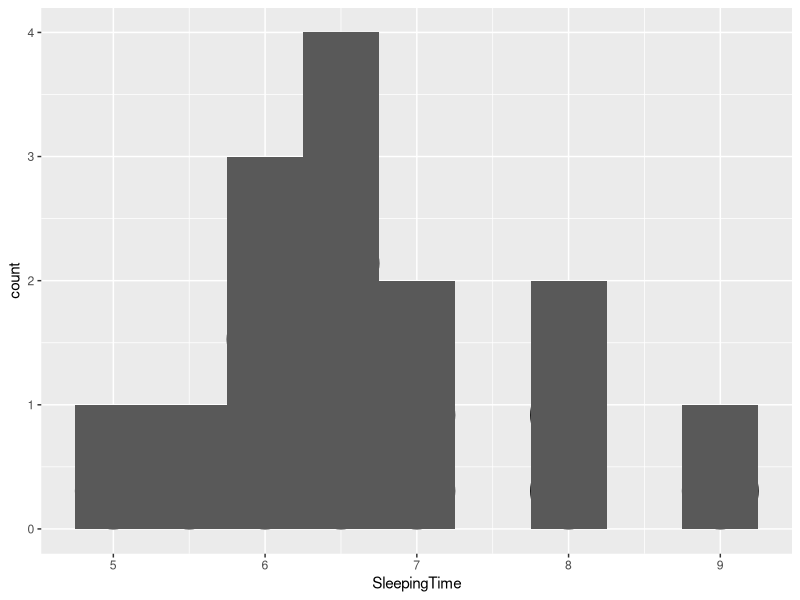
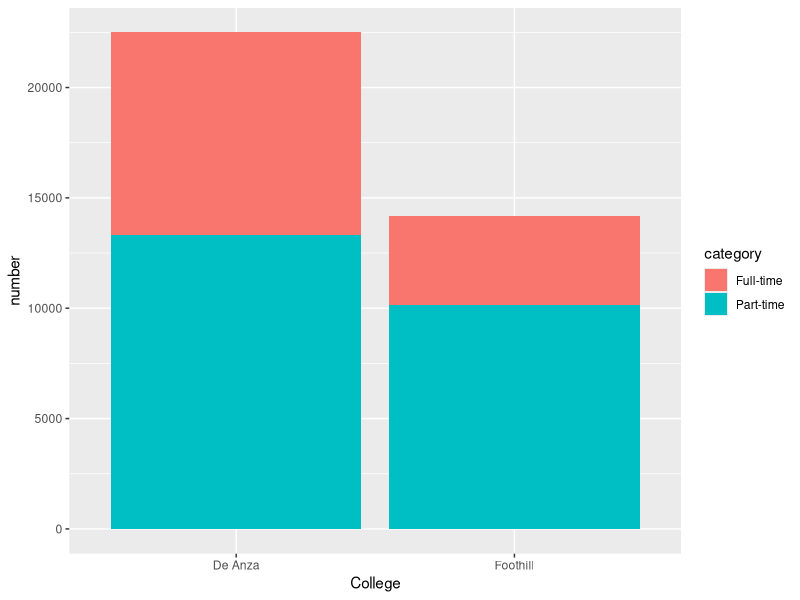
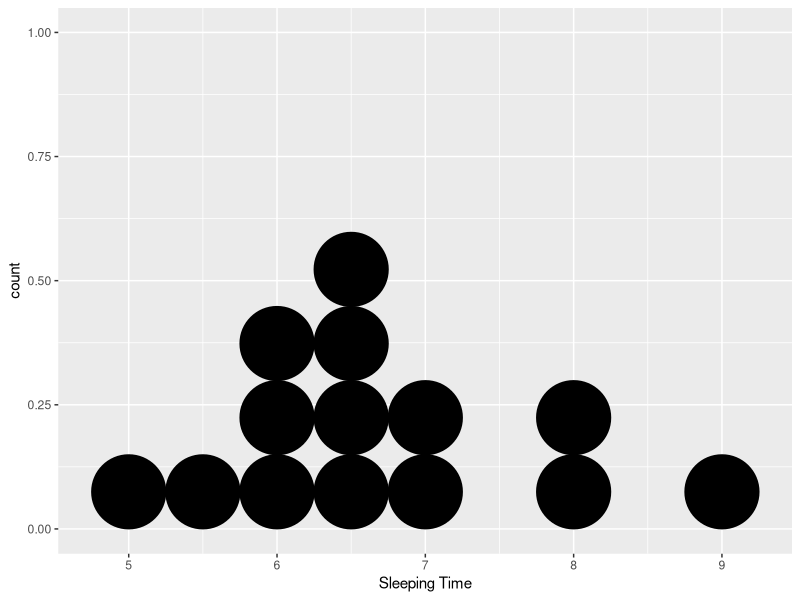
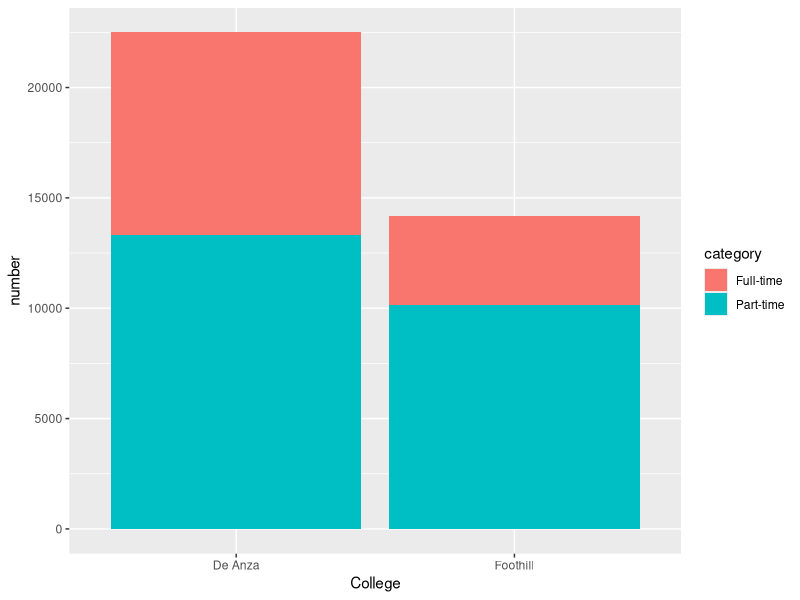

Write R code to recreate these figures, in order.
# Filename: 	code.r
# Project: 	/Users/shume/Developer/stat/IntroductoryStatistics/01
# Author: 	shumez <https://github.com/shumez>
# Created: 	2019-05-25 14:06:7
# Modified: 	2019-05-25 14:21:43
# -----
# Copyright (c) 2019 shumez

# 01

require(ggplot2)
install.packages("dplyr")
require(dplyr)
library(dplyr)
install.packages("tidyr")
library(tidyr)

dir = '~/Developer/stat/IntroductoryStatistics/01'
setwd(dir)
dir_fig = file.path(dir, 'fig')

# Collaborative Exercise

dat = c(5, 5.5, 6, 6, 6, 6.5, 6.5, 6.5, 6.5, 7, 7, 8, 8, 9)
df = data.frame(SleepingTime=dat)
View(df)

p <- ggplot(df, aes(SleepingTime))
p <- p + geom_dotplot(binwidth = .5, dotsize=1)#, method = "histodot")
p %+% geom_histogram(binwidth = .5)
p <- p + labs(x='Sleeping Time')
ggsave(file.path(dir_fig,'0102.png'), width = 3, height = 3)


# 01.01.


# 01.02. 
College = c('De Anza College', 'Foothill College')
FullTime = c(9200, 4059)
PartTime = c(13296, 10124)
df = data.frame(College=College, 'FullTime'=FullTime, 'PartTime'=PartTime)
View(df)

dat <- gather(df, 'category', 'number', -College)
dat$category[which(dat$category=='FullTime')] <- 'Full-time'
dat$category[which(dat$category=='PartTime')] <- 'Part-time'
dat$College <- as.character(dat$College)
dat$College[which(dat$College=='De Anza College')] <- 'De Anza'
dat$College[which(dat$College=='Foothill College')] <- 'Foothill'
View(dat)
ggplot(dat, aes(College, number, fill=category)) + geom_col()
ggsave(file.path(dir_fig, '0106.png'), width = 3, height = 3)


# 01.02.03. Variation in Data
cans = c(15.8, 16.1, 15.2, 14.8, 15.8, 15.9, 16.0, 15.5)
sd(cans)

# 01.03. Frequency, Frequency Tables, and Levels of Measurement

# 01.03.03. Frequency

StudentWorkHours = data.frame(DataValue=c(2, 3, 4, 5, 6, 7), Frequency=c(3, 5, 3, 6, 2, 1))
StudentWorkHours$RelativeFrequency = StudentWorkHours$Frequency/sum(StudentWorkHours$Frequency)
StudentWorkHours$CumulativeRelativeFrequency = rep(0, length(StudentWorkHours$RelativeFrequency))
for (i in 1:length(StudentWorkHours$RelativeFrequency)) {
  if(i == 1){
    StudentWorkHours$CumulativeRelativeFrequency[1] = StudentWorkHours$RelativeFrequency[1]
  }else{
    StudentWorkHours$CumulativeRelativeFrequency[i] = StudentWorkHours$RelativeFrequency[i] + StudentWorkHours$CumulativeRelativeFrequency[i-1]
  }
}
View(StudentWorkHours)

SoccerPlayerHeight = data.frame(height=c('59.95–61.95', '61.95–63.95', '63.95–65.95', '65.95–67.95', '67.95–69.95', '69.95–71.95', '71.95–73.95', '73.95–75.95'), 
                                height_from = c(59.95, 61.95, 63.95, 65.95, 67.95, 69.95, 71.95, 73.95),
                                height_to = c(61.95, 63.95, 65.95, 67.95, 69.95, 71.95, 73.95, 75.95),
                                frequency=c(5, 3, 15, 40, 17, 12, 7, 1))
SoccerPlayerHeight$RelativeFrequency = SoccerPlayerHeight$frequency / sum(SoccerPlayerHeight$frequency)
View(SoccerPlayerHeight)
